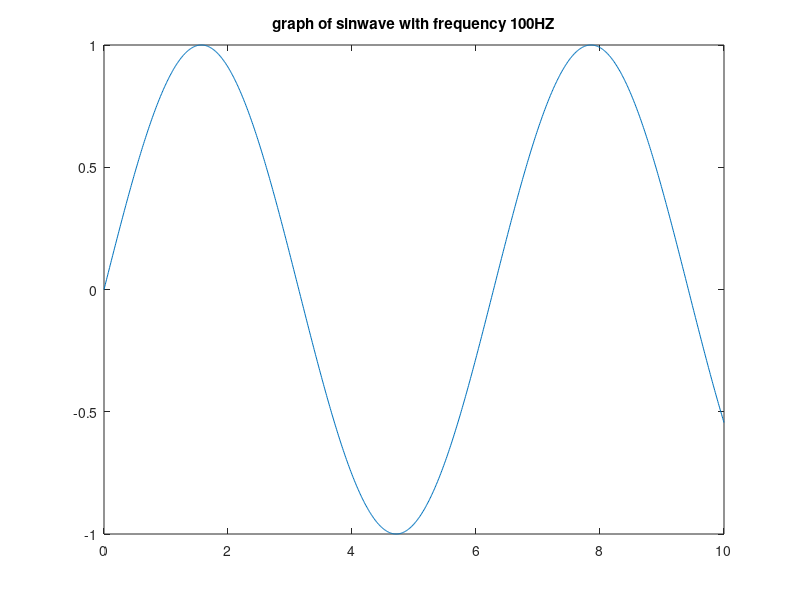

Write the MATLAB code that produced this figure.
% Please improve this plot. Thank you.
x = 0:0.01:10;
y = sin(x);
plot(x,y);
title('graph of sinwave with frequency 100HZ');
%sine wave generator